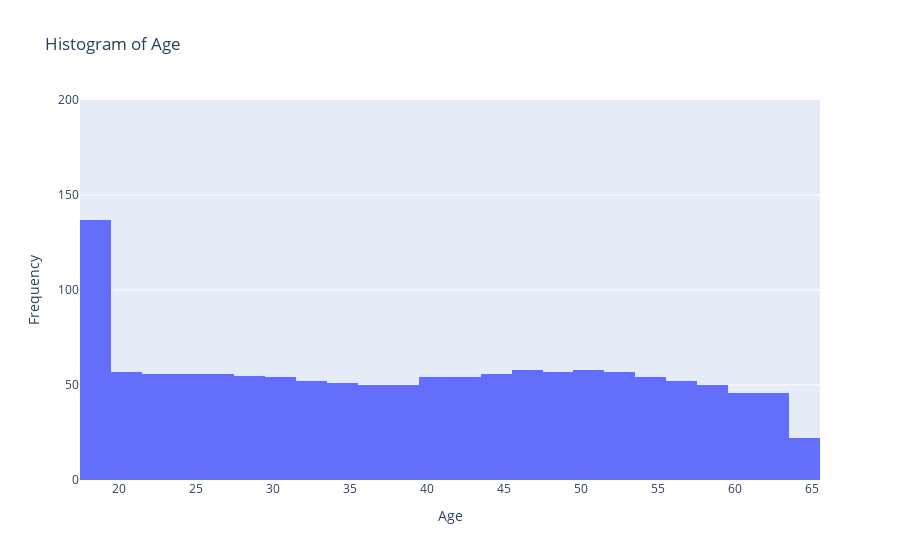

Notebook cell for this chart:
### Code cell
fig = px.histogram(x, x='age', title='Histogram of Age')
fig.update_xaxes(title_text='Age')
fig.update_yaxes(title_text='Frequency', range=[0, 200])

fig.show()

### Figure 1 — Plotly figure (JSON) as saved in the notebook; plotly's stock layout.template omitted (floating-point values rounded to 4 significant figures; data arrays with more than 128 entries replaced by an {"elided": "..."} marker saying what was removed)
{"data": [{"alignmentgroup": "True", "bingroup": "x", "hovertemplate": "age=%{x}<br>count=%{y}<extra></extra>", "legendgroup": "", "marker": {"color": "#636efa", "pattern": {"shape": ""}}, "name": "", "offsetgroup": "", "orientation": "v", "showlegend": false, "type": "histogram", "x": {"elided": "1338 int values"}, "xaxis": "x", "yaxis": "y"}], "layout": {"autosize": true, "barmode": "relative", "legend": {"tracegroupgap": 0}, "title": {"text": "Histogram of Age"}, "xaxis": {"anchor": "y", "autorange": true, "domain": [0, 1], "range": [17.5, 65.5], "title": {"text": "Age"}, "type": "linear"}, "yaxis": {"anchor": "x", "domain": [0, 1], "range": [0, 200], "title": {"text": "Frequency"}}}}
